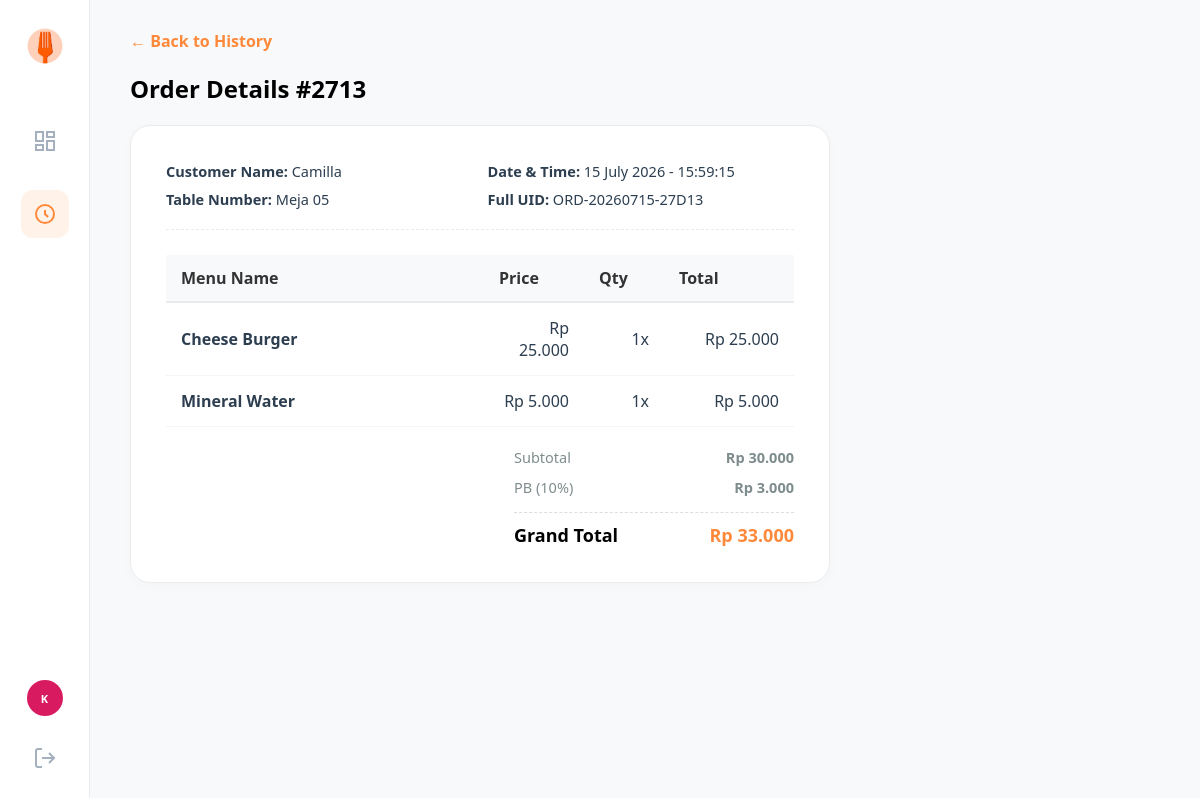
/order_detail_view.php?id=ORD-20260715-27D13 (signed in), run on the app's committed database.
### tables this page shows
CREATE TABLE `orders` (
  `order_number` varchar(50) NOT NULL,
  `date` datetime NOT NULL DEFAULT current_timestamp(),
  `table_number` int(11) NOT NULL,
  `customer_name` varchar(100) NOT NULL,
  `status` enum('On Progress','Done') NOT NULL DEFAULT 'On Progress',
  `payment_status` enum('Unpaid','Paid') NOT NULL DEFAULT 'Unpaid'
);

CREATE TABLE `order_details` (
  `id` int(11) NOT NULL,
  `order_number` varchar(50) DEFAULT NULL,
  `menu_id` int(11) DEFAULT NULL,
  `quantity` int(11) NOT NULL DEFAULT 1
);

CREATE TABLE `menu` (
  `id` int(11) NOT NULL,
  `category` enum('food','drink','snack') NOT NULL,
  `menu_name` varchar(100) NOT NULL,
  `price` int(11) NOT NULL,
  `image` varchar(255) DEFAULT NULL
);

### order_detail_view.php (the view, shortened to what this page needs)
<?php
$conn = new mysqli("localhost", "root", "", "restaurant_db");
$order_number = $conn->real_escape_string($_GET['id']);
$order_query = "SELECT * FROM Orders WHERE order_number = '$order_number' LIMIT 1";
$order_result = $conn->query($order_query);
$order = $order_result->fetch_assoc();
$short_id = sprintf("%04d", substr(preg_replace('/[^0-9]/', '', $order['order_number']), -4));
$back_url = "order_history.php";
?>
<!DOCTYPE html>
<html lang="en">
<head>
    <link rel="stylesheet" href="css/style.css">
    <link rel="stylesheet" href="css/kitchen.css">
</head>
<body>
    <aside class="sidebar">
        <div class="sidebar-top">
            <div class="brand-logo">
                <img src="images/logo.png" alt="Logo" onerror="this.src='https://cdn-icons-png.flaticon.com/512/3081/3081976.png'">
            </div>
            <nav class="nav-menu">
                <a href="dashboard_kitchen.php" class="nav-item">
                    <svg width="24" height="24" viewBox="0 0 24 24" fill="none" stroke="currentColor" stroke-width="2"><rect x="3" y="3" width="7" height="9"></rect><rect x="14" y="3" width="7" height="5"></rect><rect x="14" y="12" width="7" height="9"></rect><rect x="3" y="16" width="7" height="5"></rect></svg>
                </a>
                <a href="order_history.php" class="nav-item active">
                    <svg width="24" height="24" viewBox="0 0 24 24" fill="none" stroke="currentColor" stroke-width="2"><path d="M12 8v4l3 3m6-3a9 9 0 11-18 0 9 9 0 0118 0z"></path></svg>
                </a>
            </nav>
        </div>
        <div class="sidebar-bottom">
            <div class="avatar-circle small-avatar" style="background-color: #d81b60;">K</div>
            <a href="logout.php" class="logout-btn"><svg width="24" height="24" viewBox="0 0 24 24" fill="none" stroke="currentColor" stroke-width="2"><path d="M9 21H5a2 2 0 0 1-2-2V5a2 2 0 0 1 2-2h4"></path><polyline points="16 17 21 12 16 7"></polyline><line x1="21" y1="12" x2="9" y2="12"></line></svg></a>
        </div>
    </aside>
    <main class="main-content">
        <a href="<?php echo $back_url; ?>" class="back-link-btn">
            &larr; Back to History
        </a>
        <h2 class="section-title">Order Details #<?php echo $short_id; ?></h2>
        <div class="detail-card">
            <div class="detail-meta-grid">
                <div>
                    <p><strong>Customer Name:</strong> <?php echo htmlspecialchars($order['customer_name']); ?></p>
                    <p style="margin-top: 8px;"><strong>Table Number:</strong> Meja <?php echo sprintf("%02d", $order['table_number']); ?></p>
                </div>
                <div>
                    <p><strong>Date & Time:</strong> <?php echo date("d F Y - H:i:s", strtotime($order['date'])); ?></p>
                    <p style="margin-top: 8px;"><strong>Full UID:</strong> <code><?php echo $order['order_number']; ?></code></p>
                </div>
            </div>
            <table class="invoice-table">
                <thead>
                    <tr>
                        <th>Menu Name</th>
                        <th class="right-text" style="width: 100px;">Price</th>
                        <th class="right-text" style="width: 80px;">Qty</th>
                        <th class="right-text" style="width: 130px;">Total</th>
                    </tr>
                </thead>
                <tbody>
                    <?php
                    $subtotal = 0;
                    $items_query = "SELECT od.quantity, m.menu_name, m.price FROM Order_Details od
                                    JOIN Menu m ON od.menu_id = m.id
                                    WHERE od.order_number = '$order_number'";
                    $items_result = $conn->query($items_query);
                    while ($item = $items_result->fetch_assoc()) {
                        $item_total = $item['price'] * $item['quantity'];
                        $subtotal += $item_total;
                        ?>
                        <tr>
                            <td><strong><?php echo htmlspecialchars($item['menu_name']); ?></strong></td>
                            <td class="right-text">Rp <?php echo number_format($item['price'], 0, ',', '.'); ?></td>
                            <td class="right-text"><?php echo $item['quantity']; ?>x</td>
                            <td class="right-text">Rp <?php echo number_format($item_total, 0, ',', '.'); ?></td>
                        </tr>
                        <?php
                    }
                    $tax = $subtotal * 0.10;
                    $grand_total = $subtotal + $tax;
                    ?>
                </tbody>
            </table>
            <div class="invoice-summary">
                <div class="summary-item">
                    <span>Subtotal</span>
                    <strong>Rp <?php echo number_format($subtotal, 0, ',', '.'); ?></strong>
                </div>
                <div class="summary-item">
                    <span>PB (10%)</span>
                    <strong>Rp <?php echo number_format($tax, 0, ',', '.'); ?></strong>
                </div>
                <div class="summary-item grand-total">
                    <span>Grand Total</span>
                    <span style="color: #ff893b;">Rp <?php echo number_format($grand_total, 0, ',', '.'); ?></span>
                </div>
            </div>
        </div>
    </main>
</body>
</html>

### css/style.css (style rules this page uses)
* { box-sizing: border-box; margin: 0; padding: 0; font-family: 'Segoe UI', Tahoma, Geneva, Verdana, sans-serif; }
body { background-color: #e5e5e5; display: flex; justify-content: center; align-items: center; height: 100vh; width: 100%; }
body { background-color: #f3f3f3; display: flex; align-items: stretch; height: 100vh; overflow: hidden; }
.sidebar { width: 90px; background-color: #ffffff; border-right: 1px solid #eaeaea; display: flex; flex-direction: column; justify-content: space-between; align-items: center; padding: 25px 0; z-index: 10; }
.sidebar-top, .sidebar-bottom { display: flex; flex-direction: column; align-items: center; width: 100%; }
.brand-logo img { width: 42px; height: auto; margin-bottom: 45px; }
.nav-menu { display: flex; flex-direction: column; gap: 25px; }
.nav-item { color: #a4b0be; padding: 12px; border-radius: 12px; transition: 0.2s; display: flex; align-items: center; justify-content: center; }
.nav-item:hover, .nav-item.active { color: #ff893b; background-color: #fff2e9; }
.sidebar-bottom { gap: 30px; }
.logout-btn { color: #a4b0be; transition: color 0.2s; }
.main-content { flex: 1; padding: 30px 40px; overflow-y: auto; }
.avatar-circle { width: 48px; height: 48px; border-radius: 50%; color: white; font-weight: bold; display: flex; align-items: center; justify-content: center; font-size: 14px; }
.small-avatar { background-color: #d81b60; width: 36px; height: 36px; font-size: 11px; }
.section-title { font-size: 24px; font-weight: bold; color: #000; margin-bottom: 20px; }
body { background-color: #f8f9fa; }

### order_detail_view.php (style rules this page uses)
.detail-card { background: #ffffff; padding: 35px; border-radius: 20px; box-shadow: 0 4px 15px rgba(0,0,0,0.02); border: 1px solid #ebebeb; max-width: 700px; margin: 20px 0; }
.detail-meta-grid { display: grid; grid-template-columns: 1fr 1fr; gap: 15px; margin-bottom: 25px; border-bottom: 1px dashed #eaeaea; padding-bottom: 20px; }
.detail-meta-grid p { margin: 0; font-size: 14.5px; color: #2c3e50; }
.invoice-table { width: 100%; border-collapse: collapse; margin-top: 15px; }
.invoice-table th { background-color: #f8f9fa; padding: 12px 15px; text-align: left; font-weight: bold; color: #333; border-bottom: 2px solid #eaeaea; }
.invoice-table td { padding: 14px 15px; border-bottom: 1px solid #f5f5f5; color: #2c3e50; }
.right-text { text-align: right; }
.invoice-summary { margin-top: 20px; display: flex; flex-direction: column; gap: 10px; align-items: flex-end; }
.summary-item { width: 280px; display: flex; justify-content: space-between; font-size: 14.5px; color: #7f8c8d; }
.summary-item.grand-total { font-size: 18px; font-weight: bold; color: #000; border-top: 1px dashed #dcdde1; padding-top: 10px; margin-top: 5px; }
.back-link-btn { display: inline-flex; align-items: center; gap: 8px; color: #ff893b; text-decoration: none; font-weight: bold; margin-bottom: 20px; transition: color 0.2s; }

### data on the page
orders: order_number "2713", customer_name "Camilla", table_number "05", date "15 July 2026 - 15:59:15", order_number "ORD-20260715-27D13"
order_details: menu.menu_name "Cheese Burger", menu.price "25.000", quantity "1", item_total "25.000"
order_details: menu.menu_name "Mineral Water", menu.price "5.000", quantity "1", item_total "5.000"

### other printed values
$subtotal "30.000"
$tax "3.000"
$grand_total "33.000"
